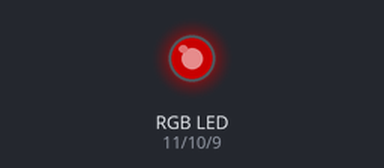
Recording of a sketch running on a simulated Arduino Uno, built with avr-gcc and run on an emulated ATmega328P. Shown: an RGB LED mixed from three pins (HIGH = lit). Dim RGB values are drawn brighter than linear.

Above: at 0.05 s.
At 4.0 s:
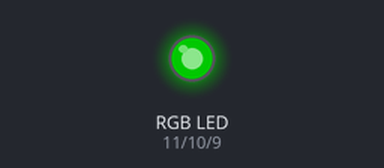
At 6.5 s:
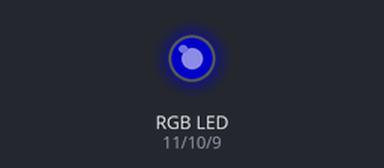
At 9.0 s:
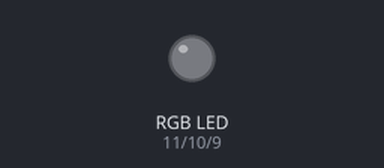
Timing chart, 0 to 11.7 s (numbered marks = the images above):
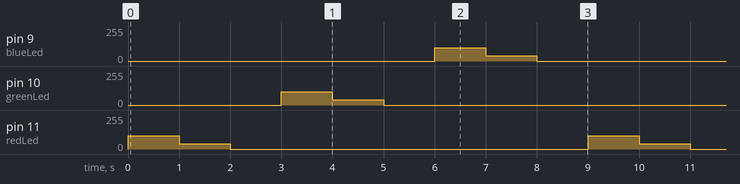

Measured:
- by itself, pin 9 (blueLed), pin 10 (greenLed), pin 11 (redLed): repeats every 9.0 s: 40/255 1.0 s, 0/255 7.0 s, 100/255 1.0 s

The sketch:

3-3_utilizing_analogWrite.ino
```cpp
/*

*/
int redLed=11;
int greenLed=10;
int blueLed=9;
void setup() {

}

void loop() {
   analogWrite(redLed,100);
    delay(1000);
    analogWrite(redLed,40);
    delay(1000);
    analogWrite(redLed,0);
    delay(1000);
    analogWrite(greenLed,100);
    delay(1000);
    analogWrite(greenLed,40);
    delay(1000);
    analogWrite(greenLed,0);
    delay(1000);
    analogWrite(blueLed,100);
    delay(1000);
    analogWrite(blueLed,40);
    delay(1000);
    analogWrite(blueLed,0);
    delay(1000);
}
```
